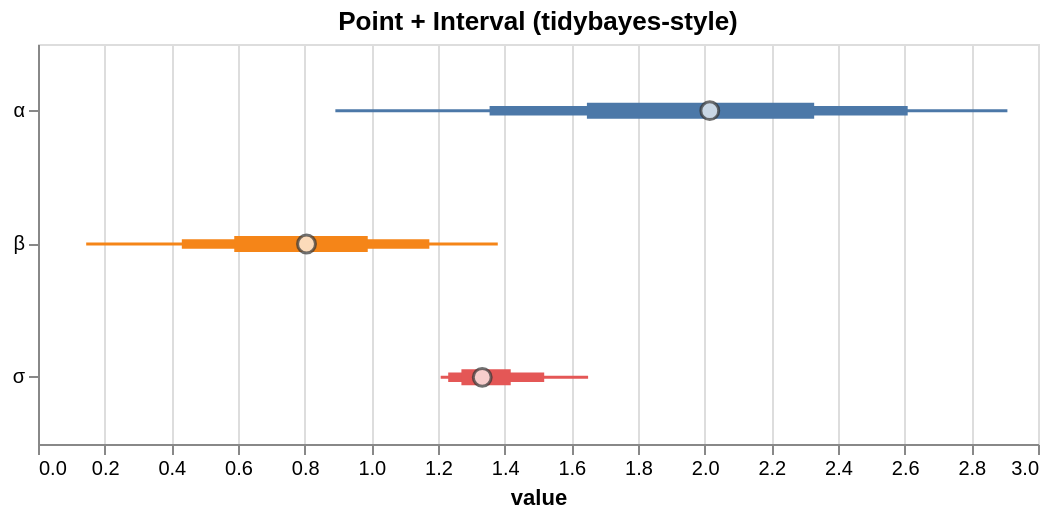

Write the Vega-Lite specification saved for this chart.
### Vega-Lite specification from a JSON file in a GitHub repository (floating-point values rounded to 4 significant figures)
{"$schema": "https://vega.github.io/schema/vega-lite/v5.json", "config": {"axis": {"labelLimit": 0}, "header": {"labelLimit": 0}, "legend": {"labelLimit": 0}}, "data": {"values": [{"__point__": 1.333, "hi_0_5_": 1.418, "hi_0_8_": 1.519, "hi_0_95_": 1.65, "lo_0_5_": 1.27, "lo_0_8_": 1.231, "lo_0_95_": 1.208, "parameter": "σ"}, {"__point__": 2.015, "hi_0_5_": 2.329, "hi_0_8_": 2.609, "hi_0_95_": 2.908, "lo_0_5_": 1.647, "lo_0_8_": 1.355, "lo_0_95_": 0.8921, "parameter": "α"}, {"__point__": 0.8055, "hi_0_5_": 0.9892, "hi_0_8_": 1.174, "hi_0_95_": 1.379, "lo_0_5_": 0.5888, "lo_0_8_": 0.4315, "lo_0_95_": 0.1446, "parameter": "β"}]}, "height": 200, "layer": [{"encoding": {"color": {"field": "parameter", "legend": null, "type": "nominal"}, "tooltip": [{"field": "__point__", "title": "value (estimate)", "type": "quantitative"}, {"field": "parameter", "type": "nominal"}, {"field": "lo_0_95_", "title": "95% lo", "type": "quantitative"}, {"field": "hi_0_95_", "title": "95% hi", "type": "quantitative"}], "x": {"field": "lo_0_95_", "scale": {"zero": false}, "title": "value", "type": "quantitative"}, "x2": {"field": "hi_0_95_"}, "y": {"axis": {"title": null}, "field": "parameter", "type": "nominal"}}, "mark": {"strokeWidth": 1.5, "type": "rule"}, "params": [{"bind": "scales", "name": "grid", "select": {"encodings": ["x"], "type": "interval"}}]}, {"encoding": {"color": {"field": "parameter", "legend": null, "type": "nominal"}, "tooltip": [{"field": "__point__", "title": "value (estimate)", "type": "quantitative"}, {"field": "parameter", "type": "nominal"}, {"field": "lo_0_95_", "title": "95% lo", "type": "quantitative"}, {"field": "hi_0_95_", "title": "95% hi", "type": "quantitative"}], "x": {"field": "lo_0_8_", "scale": {"zero": false}, "title": "value", "type": "quantitative"}, "x2": {"field": "hi_0_8_"}, "y": {"axis": {"title": null}, "field": "parameter", "type": "nominal"}}, "mark": {"strokeWidth": 4.75, "type": "rule"}}, {"encoding": {"color": {"field": "parameter", "legend": null, "type": "nominal"}, "tooltip": [{"field": "__point__", "title": "value (estimate)", "type": "quantitative"}, {"field": "parameter", "type": "nominal"}, {"field": "lo_0_95_", "title": "95% lo", "type": "quantitative"}, {"field": "hi_0_95_", "title": "95% hi", "type": "quantitative"}], "x": {"field": "lo_0_5_", "scale": {"zero": false}, "title": "value", "type": "quantitative"}, "x2": {"field": "hi_0_5_"}, "y": {"axis": {"title": null}, "field": "parameter", "type": "nominal"}}, "mark": {"strokeWidth": 8.0, "type": "rule"}}, {"encoding": {"tooltip": [{"field": "__point__", "title": "value (estimate)", "type": "quantitative"}, {"field": "parameter", "type": "nominal"}, {"field": "lo_0_95_", "title": "95% lo", "type": "quantitative"}, {"field": "hi_0_95_", "title": "95% hi", "type": "quantitative"}], "x": {"field": "__point__", "scale": {"zero": false}, "type": "quantitative"}, "y": {"field": "parameter", "type": "nominal"}}, "mark": {"color": "white", "filled": true, "size": 80, "stroke": "#333", "strokeWidth": 1.5, "type": "point"}}], "title": "Point + Interval (tidybayes-style)", "width": 500}
